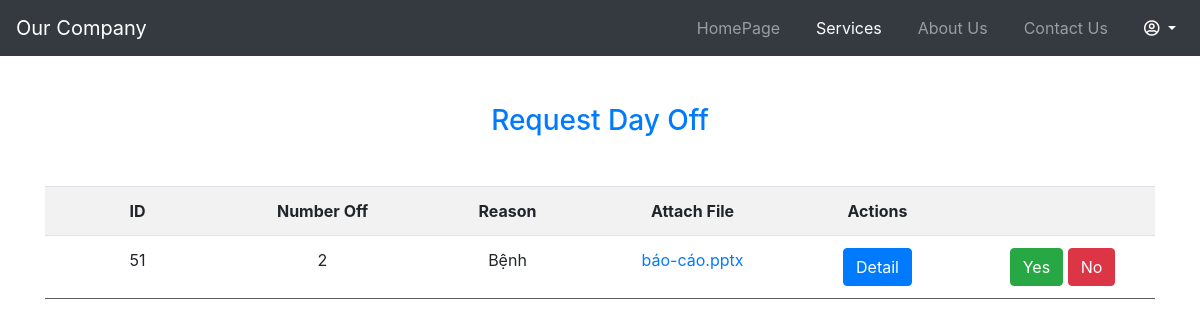
The page /truongphong/dayoff_employee.php (signed in) on the database its author committed.
### tables this page shows
CREATE TABLE `dayoff` (
  `id` int(11) NOT NULL,
  `numberoff` int(11) NOT NULL,
  `reason` varchar(255) DEFAULT NULL,
  `attach` varchar(255) DEFAULT NULL,
  `status` varchar(50) DEFAULT NULL,
  `tentk` varchar(255) DEFAULT NULL,
  `day_request` varchar(255) DEFAULT NULL,
  `token` int(11) DEFAULT NULL,
  `role` varchar(255) DEFAULT NULL
);

### db.php (called while the page is built, shortened)
<?php
    function open_database() {
        $conn = new mysqli(HOST, USER, PASSWORD, DB);
        return $conn;
    }
	function get_dayoff_employee(){
        $conn = open_database();
		$sql = "SELECT * FROM dayoff WHERE token = 1 and role = 'employee'";
        $result = $conn->query($sql);
        $data = array();
        while (($row = $result->fetch_assoc())){
            $data[] = $row;
        }
        return array('code'=>0, 'data'=>$data);
    }
?>

### truongphong/dayoff_employee.php (the view, shortened to what this page needs)
<?php
	require_once('../db.php');
?>
<!DOCTYPE html>
<html lang="en">
<head>
	<link rel="stylesheet" href="https://maxcdn.bootstrapcdn.com/bootstrap/4.5.2/css/bootstrap.min.css">
	<link rel="stylesheet" href="https://cdnjs.cloudflare.com/ajax/libs/font-awesome/5.15.1/css/all.min.css" />
	<link rel="stylesheet" href="../style.css">
</head>
<body>
    <nav class="navbar navbar-expand-md bg-dark navbar-dark">
                <a class="navbar-brand" href="#">Our Company</a>
                <div class="collapse navbar-collapse" id="collapsibleNavbar">
                    <ul class="navbar-nav ml-auto">
                        <li class="nav-item">
                            <a class="nav-link" href="truongphong.php">HomePage</a>
                        </li>
						<li class="nav-item">
                            <a class="nav-link" href="#" style="color: white;">Services</a>
                        </li>
                        <li class="nav-item">
                            <a class="nav-link" href="#">About Us</a>
                        </li>
                        <li class="nav-item">
                            <a class="nav-link" href="#">Contact Us</a>
                        </li>
						<li class="nav-item" style = "cursor: pointer;">
							<div class="dropdown">
								<a class="dropdown-toggle nav-link" id="dropdownMenuButton" data-toggle="dropdown" data-display="static" aria-haspopup="true" aria-expanded="false" style="color: white;">
									<span><i class="far fa-user-circle"></i></span>
								</a>
							</div>
                        </li>
                    </ul>
                </div>
        </nav>
	<div class="container">
		<div style="overflow-x:auto;" class="mt-5">
			<h3 class="text-center mb-5 text-primary">Request Day Off</h3>
			<table cellpadding="10" cellspacing="10" border="0" style="border-collapse: collapse; margin: auto" class="table table-striped">
				<tr class="header">
					<td>ID</td>
					<td>Number Off</td>
					<td>Reason</td>
					<td>Attach File</td>
					<td>Actions</td>
					<td></td>
				</tr>
				<?php
					$result = get_dayoff_employee();
					$data = $result['data'];
					foreach ($data as $item){
						$id = $item['id'];
						$numoff = $item['numberoff'];
						$reason = $item['reason'];
						$attach = $item['attach'];
						$tentk = $item['tentk'];
				?>
						<tr class="item">
							<td><?=$id?></td>
							<td><?=$numoff?></td>
							<td><?=$reason?></td>
							<td><a href="../minhchung/<?=$attach?>"><?=$attach?></a></td>
							<td>
								<a href="" class="btn btn-primary dayoff" data-toggle="modal" data-target="#dayoff-modal" data-numberoff="<?=$numoff?>" data-reason="<?=$reason?>" data-attach="<?=$attach?>" data-tentk="<?=$tentk?>">
									Detail
								</a>
							</td>
							<td>
								<a href="" class="btn btn-success dayoffa" data-toggle="modal" data-target="#approved-modal" data-numberoff="<?=$numoff?>" data-reason="<?=$reason?>" data-attach="<?=$attach?>" data-tentk="<?=$tentk?>">
									Yes
								</a>
								<a href="" class="btn btn-danger dayoffr" data-toggle="modal" data-target="#refused-modal" data-numberoff="<?=$numoff?>" data-reason="<?=$reason?>" data-attach="<?=$attach?>" data-tentk="<?=$tentk?>">
									No
								</a>
							</td>
						</tr>
				<?php
					}
				?>
			</table>
		</div>
	</div>
</body>
</html>

### style.css (style rules this page uses)
* { box-sizing: border-box; }
.text-center { text-align: center; }
table { width: 100%; text-align: center; }
td { padding: 10px; }
tr.item { border-top: 1px solid #5e5e5e; border-bottom: 1px solid #5e5e5e; }
tr.item td { min-width: 150px; }
tr.header { font-weight: bold; }
a { text-decoration: none; }
.nav-item { margin-left: 20px; }
body { min-height: 100vh; }

### rows shown on the page
dayoff: id "51", numberoff "2", reason "Bệnh", attach "báo-cáo.pptx"
